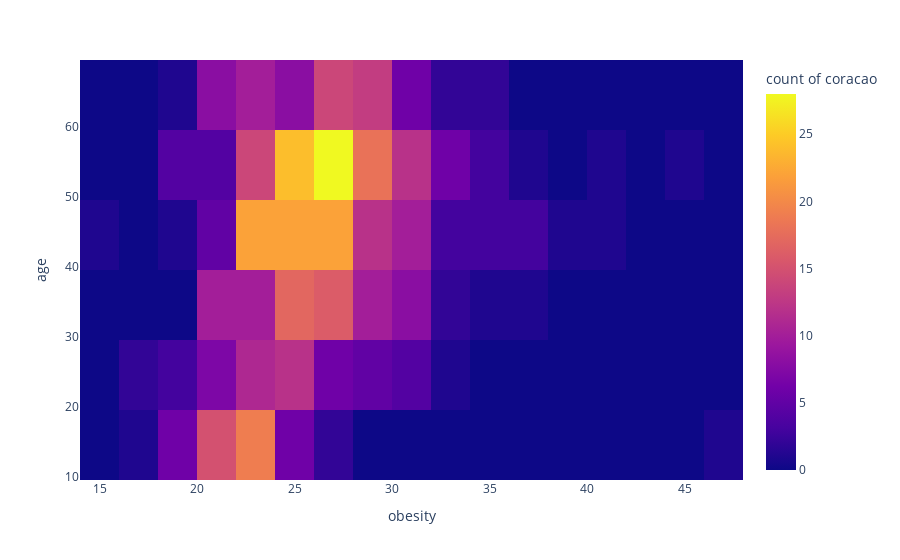

Write notebook code for a chart like this one.
### Code cell
px.density_heatmap(data_frame=dados, x=dados.obesity.name, y=dados.age.name, z='coracao', nbinsx=30)

### Figure 1 — Plotly figure (JSON) as saved in the notebook; plotly's stock layout.template omitted (floating-point values rounded to 4 significant figures; data arrays with more than 128 entries replaced by an {"elided": "..."} marker saying what was removed)
{"data": [{"hovertemplate": "obesity=%{x}<br>age=%{y}<br>count of coracao=%{z}", "name": "", "yaxis": "y", "hoverlabel": {"namelength": 0}, "ybingroup": "y", "xbingroup": "x", "nbinsx": 30, "xaxis": "x", "y": {"elided": "462 int values"}, "x": {"elided": "462 float values"}, "z": {"elided": "462 str values"}, "type": "histogram2d", "coloraxis": "coloraxis"}], "layout": {"yaxis": {"domain": [0, 1], "anchor": "x", "title": {"text": "age"}}, "xaxis": {"domain": [0, 1], "anchor": "y", "title": {"text": "obesity"}}, "margin": {"t": 60}, "legend": {"tracegroupgap": 0}, "coloraxis": {"colorbar": {"title": {"text": "count of coracao"}}, "colorscale": [[0, "#0d0887"], [0.1111, "#46039f"], [0.2222, "#7201a8"], [0.3333, "#9c179e"], [0.4444, "#bd3786"], [0.5556, "#d8576b"], [0.6667, "#ed7953"], [0.7778, "#fb9f3a"], [0.8889, "#fdca26"], [1, "#f0f921"]]}}}
